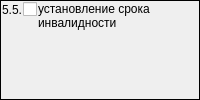
                  <widget class="QFrame" name="frame_5">
                   <property name="sizePolicy">
                    <sizepolicy hsizetype="Preferred" vsizetype="Preferred">
                     <horstretch>0</horstretch>
                     <verstretch>0</verstretch>
                    </sizepolicy>
                   </property>
                   <property name="frameShape">
                    <enum>QFrame::Panel</enum>
                   </property>
                   <property name="frameShadow">
                    <enum>QFrame::Plain</enum>
                   </property>
                   <layout class="QGridLayout" name="gridLayout_9">
                    <property name="margin">
                     <number>1</number>
                    </property>
                    <property name="spacing">
                     <number>1</number>
                    </property>
                    <item row="0" column="0">
                     <widget class="QLabel" name="label_21">
                      <property name="sizePolicy">
                       <sizepolicy hsizetype="Fixed" vsizetype="Preferred">
                        <horstretch>0</horstretch>
                        <verstretch>0</verstretch>
                       </sizepolicy>
                      </property>
                      <property name="text">
                       <string>5.5.</string>
                      </property>
                     </widget>
                    </item>
                    <item row="0" column="1">
                     <widget class="QCheckBox" name="chkPurposeDirectionMSI55">
                      <property name="sizePolicy">
                       <sizepolicy hsizetype="Fixed" vsizetype="Fixed">
                        <horstretch>0</horstretch>
                        <verstretch>0</verstretch>
                       </sizepolicy>
                      </property>
                      <property name="text">
                       <string/>
                      </property>
                     </widget>
                    </item>
                    <item row="0" column="2" rowspan="2">
                     <widget class="QLabel" name="lblPurposeDirectionMSI55">
                      <property name="text">
                       <string>установление срока инвалидности</string>
                      </property>
                      <property name="alignment">
                       <set>Qt::AlignLeading|Qt::AlignLeft|Qt::AlignTop</set>
                      </property>
                      <property name="wordWrap">
                       <bool>true</bool>
                      </property>
                     </widget>
                    </item>
                   </layout>
                  </widget>
